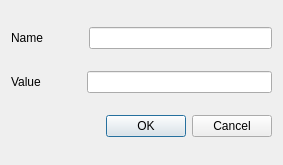
<?xml version="1.0" encoding="UTF-8"?>
<ui version="4.0">
 <class>DeviceDataDialog</class>
 <widget class="QDialog" name="DeviceDataDialog">
  <property name="geometry">
   <rect>
    <x>0</x>
    <y>0</y>
    <width>283</width>
    <height>165</height>
   </rect>
  </property>
  <property name="windowTitle">
   <string>Send device data</string>
  </property>
  <layout class="QVBoxLayout" name="verticalLayout">
   <item>
    <layout class="QHBoxLayout" name="horizontalLayout">
     <item>
      <widget class="QLabel" name="label">
       <property name="text">
        <string>Name</string>
       </property>
      </widget>
     </item>
     <item>
      <spacer name="horizontalSpacer">
       <property name="orientation">
        <enum>Qt::Horizontal</enum>
       </property>
       <property name="sizeType">
        <enum>QSizePolicy::Maximum</enum>
       </property>
       <property name="sizeHint" stdset="0">
        <size>
         <width>40</width>
         <height>20</height>
        </size>
       </property>
      </spacer>
     </item>
     <item>
      <widget class="QLineEdit" name="nameEdit"/>
     </item>
    </layout>
   </item>
   <item>
    <layout class="QHBoxLayout" name="horizontalLayout_2">
     <item>
      <widget class="QLabel" name="label_2">
       <property name="text">
        <string>Value</string>
       </property>
      </widget>
     </item>
     <item>
      <spacer name="horizontalSpacer_2">
       <property name="orientation">
        <enum>Qt::Horizontal</enum>
       </property>
       <property name="sizeType">
        <enum>QSizePolicy::Maximum</enum>
       </property>
       <property name="sizeHint" stdset="0">
        <size>
         <width>40</width>
         <height>20</height>
        </size>
       </property>
      </spacer>
     </item>
     <item>
      <widget class="QLineEdit" name="valueEdit"/>
     </item>
    </layout>
   </item>
   <item>
    <widget class="QDialogButtonBox" name="buttonBox">
     <property name="orientation">
      <enum>Qt::Horizontal</enum>
     </property>
     <property name="standardButtons">
      <set>QDialogButtonBox::Cancel|QDialogButtonBox::Ok</set>
     </property>
    </widget>
   </item>
  </layout>
 </widget>
 <resources/>
 <connections>
  <connection>
   <sender>buttonBox</sender>
   <signal>accepted()</signal>
   <receiver>DeviceDataDialog</receiver>
   <slot>accept()</slot>
   <hints>
    <hint type="sourcelabel">
     <x>248</x>
     <y>254</y>
    </hint>
    <hint type="destinationlabel">
     <x>157</x>
     <y>274</y>
    </hint>
   </hints>
  </connection>
  <connection>
   <sender>buttonBox</sender>
   <signal>rejected()</signal>
   <receiver>DeviceDataDialog</receiver>
   <slot>reject()</slot>
   <hints>
    <hint type="sourcelabel">
     <x>316</x>
     <y>260</y>
    </hint>
    <hint type="destinationlabel">
     <x>286</x>
     <y>274</y>
    </hint>
   </hints>
  </connection>
 </connections>
</ui>
